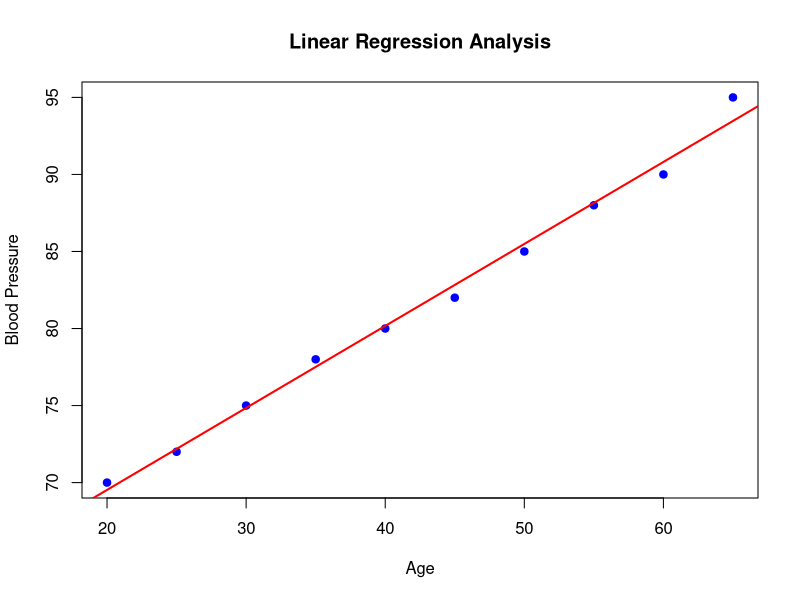

This chart was generated by the following R code:

# Create sample data
diabetes <- data.frame(
  Age = c(20, 25, 30, 35, 40, 45, 50, 55, 60, 65),
  BloodPressure = c(70, 72, 75, 78, 80, 82, 85, 88, 90, 95)
)

# Linear Regression Model
Relation <- lm(BloodPressure ~ Age, data = diabetes)

# Display Model
print(Relation)

# Plot Graph
plot(diabetes$Age, diabetes$BloodPressure,
     main = "Linear Regression Analysis",
     xlab = "Age",
     ylab = "Blood Pressure",
     col = "blue",
     pch = 19)

# Add Regression Line
abline(Relation, col = "red", lwd = 2)
